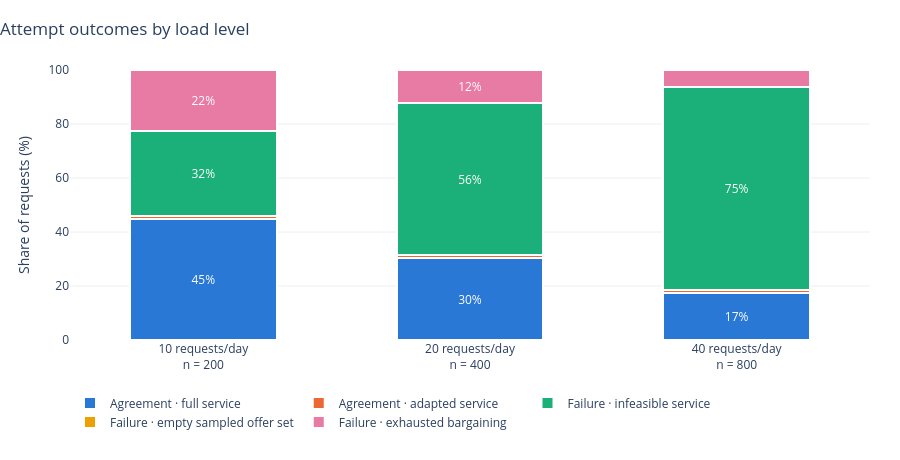

The notebook cell this image was saved under:
### Markdown cell above
## Results

- **Figure:** outcome shares per load level. The three failure kinds stay separate:
  *infeasible service* (no start for any permitted service), *empty sampled offer set*
  (feasible starts, but none on the sampling grid) and *exhausted bargaining* (certified offers, no agreement within three rounds).
- **Table:** checks per attempt and timing of the four method calls; boundary cases form the last row.
  *Invariant violations* counts attempts with at least one violated invariant.
- **Reading:** infeasible service grows with load as accepted bookings fill the horizon. Adapted agreements
  are rare: halving $d$ helps only when a request is blocked at $d$ but not at $d/2$ within the same window.
  Exhausted bargaining depends on the declared $(c,v)$ draw, not on load. Execution time grows with
  the number of standing commitments.

### Code cell
figure = plot_outcome_shares({load: Counter(r['outcome'] for r in rs) for load, rs in records.items()}, OUTCOMES)
display_timeline(figure)

### Figure 1 — Plotly figure (JSON) as saved in the notebook; plotly's stock layout.template omitted (floating-point values rounded to 4 significant figures)
{"data": [{"customdata": [90, 121, 138], "hovertemplate": "Agreement · full service<br>%{y:.1f}% · %{customdata} requests<extra></extra>", "insidetextanchor": "middle", "marker": {"color": "#2a78d6", "line": {"color": "#ffffff", "width": 2}}, "meta": {"counts": [90, 121, 138], "kind": "outcome", "outcome": "Agreement · full service"}, "name": "Agreement · full service", "text": ["45%", "30%", "17%"], "textfont": {"color": "#ffffff", "size": 12}, "textposition": "inside", "type": "bar", "width": 0.55, "x": ["10 requests/day<br>n = 200", "20 requests/day<br>n = 400", "40 requests/day<br>n = 800"], "y": [45.0, 30.25, 17.25]}, {"customdata": [2, 5, 9], "hovertemplate": "Agreement · adapted service<br>%{y:.1f}% · %{customdata} requests<extra></extra>", "insidetextanchor": "middle", "marker": {"color": "#eb6834", "line": {"color": "#ffffff", "width": 2}}, "meta": {"counts": [2, 5, 9], "kind": "outcome", "outcome": "Agreement · adapted service"}, "name": "Agreement · adapted service", "text": ["", "", ""], "textfont": {"color": "#ffffff", "size": 12}, "textposition": "inside", "type": "bar", "width": 0.55, "x": ["10 requests/day<br>n = 200", "20 requests/day<br>n = 400", "40 requests/day<br>n = 800"], "y": [1.0, 1.25, 1.125]}, {"customdata": [63, 225, 602], "hovertemplate": "Failure · infeasible service<br>%{y:.1f}% · %{customdata} requests<extra></extra>", "insidetextanchor": "middle", "marker": {"color": "#1baf7a", "line": {"color": "#ffffff", "width": 2}}, "meta": {"counts": [63, 225, 602], "kind": "outcome", "outcome": "Failure · infeasible service"}, "name": "Failure · infeasible service", "text": ["32%", "56%", "75%"], "textfont": {"color": "#ffffff", "size": 12}, "textposition": "inside", "type": "bar", "width": 0.55, "x": ["10 requests/day<br>n = 200", "20 requests/day<br>n = 400", "40 requests/day<br>n = 800"], "y": [31.5, 56.25, 75.25]}, {"customdata": [0, 0, 0], "hovertemplate": "Failure · empty sampled offer set<br>%{y:.1f}% · %{customdata} requests<extra></extra>", "insidetextanchor": "middle", "marker": {"color": "#eda100", "line": {"color": "#ffffff", "width": 2}}, "meta": {"counts": [0, 0, 0], "kind": "outcome", "outcome": "Failure · empty sampled offer set"}, "name": "Failure · empty sampled offer set", "text": ["", "", ""], "textfont": {"color": "#0b0b0b", "size": 12}, "textposition": "inside", "type": "bar", "width": 0.55, "x": ["10 requests/day<br>n = 200", "20 requests/day<br>n = 400", "40 requests/day<br>n = 800"], "y": [0.0, 0.0, 0.0]}, {"customdata": [45, 49, 51], "hovertemplate": "Failure · exhausted bargaining<br>%{y:.1f}% · %{customdata} requests<extra></extra>", "insidetextanchor": "middle", "marker": {"color": "#e87ba4", "line": {"color": "#ffffff", "width": 2}}, "meta": {"counts": [45, 49, 51], "kind": "outcome", "outcome": "Failure · exhausted bargaining"}, "name": "Failure · exhausted bargaining", "text": ["22%", "12%", "6%"], "textfont": {"color": "#ffffff", "size": 12}, "textposition": "inside", "type": "bar", "width": 0.55, "x": ["10 requests/day<br>n = 200", "20 requests/day<br>n = 400", "40 requests/day<br>n = 800"], "y": [22.5, 12.25, 6.375]}], "layout": {"bargap": 0.35, "barmode": "stack", "height": 460, "hovermode": "closest", "legend": {"orientation": "h", "traceorder": "normal", "x": 0, "y": -0.18}, "margin": {"b": 120, "l": 70, "r": 30, "t": 70}, "meta": {"kind": "outcome_shares", "loads": [10, 20, 40], "totals": [200, 400, 800]}, "title": {"text": "Attempt outcomes by load level", "x": 0}, "uniformtext": {"minsize": 10, "mode": "hide"}, "xaxis": {"title": {}}, "yaxis": {"dtick": 20, "gridcolor": "#ECEEF1", "range": [0, 100], "title": {"text": "Share of requests (%)"}, "zeroline": false}}}
